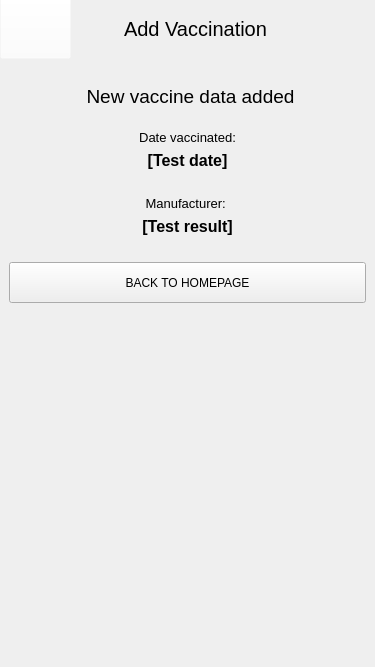
<?xml version="1.0" encoding="UTF-8"?>
<ui version="4.0">
 <class>AddVaccination</class>
 <widget class="QWidget" name="AddVaccination">
  <property name="geometry">
   <rect>
    <x>0</x>
    <y>0</y>
    <width>375</width>
    <height>667</height>
   </rect>
  </property>
  <property name="windowTitle">
   <string>Form</string>
  </property>
  <widget class="QLabel" name="lbl_topBar">
   <property name="geometry">
    <rect>
     <x>0</x>
     <y>-20</y>
     <width>381</width>
     <height>91</height>
    </rect>
   </property>
   <property name="text">
    <string/>
   </property>
   <property name="pixmap">
    <pixmap resource="resources.qrc">:/images/topBar.png</pixmap>
   </property>
  </widget>
  <widget class="QStackedWidget" name="stackedWidget">
   <property name="geometry">
    <rect>
     <x>0</x>
     <y>60</y>
     <width>375</width>
     <height>476</height>
    </rect>
   </property>
   <property name="currentIndex">
    <number>1</number>
   </property>
   <widget class="QWidget" name="page">
    <widget class="QLabel" name="lbl_dateOfTest">
     <property name="geometry">
      <rect>
       <x>24</x>
       <y>40</y>
       <width>331</width>
       <height>17</height>
      </rect>
     </property>
     <property name="font">
      <font>
       <family>Arial</family>
       <pointsize>9</pointsize>
       <bold>false</bold>
      </font>
     </property>
     <property name="inputMethodHints">
      <set>Qt::ImhNone</set>
     </property>
     <property name="text">
      <string>Date of vaccination (DD/MM/YY)</string>
     </property>
    </widget>
    <widget class="QSpinBox" name="spinBox_YY">
     <property name="geometry">
      <rect>
       <x>142</x>
       <y>70</y>
       <width>61</width>
       <height>30</height>
      </rect>
     </property>
     <property name="font">
      <font>
       <family>Arial</family>
       <pointsize>14</pointsize>
      </font>
     </property>
     <property name="minimum">
      <number>21</number>
     </property>
     <property name="maximum">
      <number>23</number>
     </property>
     <property name="value">
      <number>21</number>
     </property>
    </widget>
    <widget class="QSpinBox" name="spinBox_DD">
     <property name="geometry">
      <rect>
       <x>20</x>
       <y>70</y>
       <width>61</width>
       <height>30</height>
      </rect>
     </property>
     <property name="font">
      <font>
       <family>Arial</family>
       <pointsize>14</pointsize>
      </font>
     </property>
     <property name="minimum">
      <number>1</number>
     </property>
     <property name="maximum">
      <number>31</number>
     </property>
    </widget>
    <widget class="QPushButton" name="btn_submit">
     <property name="geometry">
      <rect>
       <x>20</x>
       <y>265</y>
       <width>330</width>
       <height>50</height>
      </rect>
     </property>
     <property name="minimumSize">
      <size>
       <width>0</width>
       <height>41</height>
      </size>
     </property>
     <property name="font">
      <font>
       <family>Arial</family>
      </font>
     </property>
     <property name="text">
      <string>SUBMIT</string>
     </property>
    </widget>
    <widget class="QSpinBox" name="spinBox_MM">
     <property name="geometry">
      <rect>
       <x>81</x>
       <y>70</y>
       <width>61</width>
       <height>30</height>
      </rect>
     </property>
     <property name="font">
      <font>
       <family>Arial</family>
       <pointsize>14</pointsize>
      </font>
     </property>
     <property name="minimum">
      <number>1</number>
     </property>
     <property name="maximum">
      <number>12</number>
     </property>
    </widget>
    <widget class="QComboBox" name="comboBox">
     <property name="geometry">
      <rect>
       <x>21</x>
       <y>170</y>
       <width>330</width>
       <height>41</height>
      </rect>
     </property>
     <property name="minimumSize">
      <size>
       <width>330</width>
       <height>41</height>
      </size>
     </property>
     <property name="font">
      <font>
       <family>Arial</family>
       <pointsize>14</pointsize>
      </font>
     </property>
     <item>
      <property name="text">
       <string>Pfizer-BioNTech</string>
      </property>
     </item>
     <item>
      <property name="text">
       <string>GlaxoSmithKline</string>
      </property>
     </item>
     <item>
      <property name="text">
       <string>Novavax</string>
      </property>
     </item>
    </widget>
    <widget class="QLabel" name="label_6">
     <property name="geometry">
      <rect>
       <x>25</x>
       <y>136</y>
       <width>133</width>
       <height>20</height>
      </rect>
     </property>
     <property name="text">
      <string>Select Manufacturer</string>
     </property>
    </widget>
   </widget>
   <widget class="QWidget" name="page_2">
    <layout class="QFormLayout" name="formLayout">
     <item row="0" column="1">
      <spacer name="verticalSpacer_3">
       <property name="orientation">
        <enum>Qt::Vertical</enum>
       </property>
       <property name="sizeType">
        <enum>QSizePolicy::Fixed</enum>
       </property>
       <property name="sizeHint" stdset="0">
        <size>
         <width>320</width>
         <height>10</height>
        </size>
       </property>
      </spacer>
     </item>
     <item row="2" column="1">
      <widget class="QLabel" name="label">
       <property name="font">
        <font>
         <family>Arial</family>
         <pointsize>14</pointsize>
         <italic>false</italic>
         <bold>false</bold>
        </font>
       </property>
       <property name="styleSheet">
        <string notr="true">font: 14pt &quot;Arial&quot;;</string>
       </property>
       <property name="text">
        <string>New vaccine data added</string>
       </property>
       <property name="alignment">
        <set>Qt::AlignCenter</set>
       </property>
      </widget>
     </item>
     <item row="3" column="1">
      <spacer name="verticalSpacer_5">
       <property name="orientation">
        <enum>Qt::Vertical</enum>
       </property>
       <property name="sizeType">
        <enum>QSizePolicy::Fixed</enum>
       </property>
       <property name="sizeHint" stdset="0">
        <size>
         <width>20</width>
         <height>10</height>
        </size>
       </property>
      </spacer>
     </item>
     <item row="4" column="0" colspan="2">
      <layout class="QVBoxLayout" name="verticalLayout">
       <item>
        <layout class="QHBoxLayout" name="horizontalLayout">
         <item>
          <widget class="QLabel" name="lbl_DoV">
           <property name="font">
            <font>
             <family>Arial</family>
             <pointsize>10</pointsize>
             <italic>false</italic>
             <bold>false</bold>
            </font>
           </property>
           <property name="styleSheet">
            <string notr="true">font: 10pt &quot;Arial&quot;;</string>
           </property>
           <property name="inputMethodHints">
            <set>Qt::ImhNone</set>
           </property>
           <property name="text">
            <string>Date vaccinated:</string>
           </property>
           <property name="alignment">
            <set>Qt::AlignCenter</set>
           </property>
          </widget>
         </item>
        </layout>
       </item>
       <item>
        <widget class="QLabel" name="lbl_displayVaxDate">
         <property name="font">
          <font>
           <family>Arial</family>
           <pointsize>12</pointsize>
           <italic>false</italic>
           <bold>true</bold>
          </font>
         </property>
         <property name="styleSheet">
          <string notr="true">font: 700 12pt &quot;Arial&quot;;</string>
         </property>
         <property name="inputMethodHints">
          <set>Qt::ImhNone</set>
         </property>
         <property name="text">
          <string>[Test date]</string>
         </property>
         <property name="alignment">
          <set>Qt::AlignCenter</set>
         </property>
         <property name="wordWrap">
          <bool>true</bool>
         </property>
        </widget>
       </item>
       <item>
        <spacer name="verticalSpacer">
         <property name="orientation">
          <enum>Qt::Vertical</enum>
         </property>
         <property name="sizeType">
          <enum>QSizePolicy::Fixed</enum>
         </property>
         <property name="sizeHint" stdset="0">
          <size>
           <width>20</width>
           <height>20</height>
          </size>
         </property>
        </spacer>
       </item>
       <item>
        <layout class="QHBoxLayout" name="horizontalLayout_2">
         <item>
          <widget class="QLabel" name="lbl_dM">
           <property name="font">
            <font>
             <family>Arial</family>
             <pointsize>10</pointsize>
             <italic>false</italic>
             <bold>false</bold>
            </font>
           </property>
           <property name="styleSheet">
            <string notr="true">font: 10pt &quot;Arial&quot;;</string>
           </property>
           <property name="inputMethodHints">
            <set>Qt::ImhNone</set>
           </property>
           <property name="text">
            <string>Manufacturer: </string>
           </property>
           <property name="alignment">
            <set>Qt::AlignCenter</set>
           </property>
          </widget>
         </item>
        </layout>
       </item>
       <item>
        <widget class="QLabel" name="lbl_displayVaxManuf">
         <property name="font">
          <font>
           <family>Arial</family>
           <pointsize>12</pointsize>
           <italic>false</italic>
           <bold>true</bold>
          </font>
         </property>
         <property name="styleSheet">
          <string notr="true">font: 700 12pt &quot;Arial&quot;;</string>
         </property>
         <property name="inputMethodHints">
          <set>Qt::ImhNone</set>
         </property>
         <property name="text">
          <string>[Test result]</string>
         </property>
         <property name="alignment">
          <set>Qt::AlignCenter</set>
         </property>
         <property name="wordWrap">
          <bool>true</bool>
         </property>
        </widget>
       </item>
       <item>
        <spacer name="verticalSpacer_7">
         <property name="orientation">
          <enum>Qt::Vertical</enum>
         </property>
         <property name="sizeType">
          <enum>QSizePolicy::Fixed</enum>
         </property>
         <property name="sizeHint" stdset="0">
          <size>
           <width>20</width>
           <height>20</height>
          </size>
         </property>
        </spacer>
       </item>
       <item>
        <widget class="QPushButton" name="btn_backToHome">
         <property name="minimumSize">
          <size>
           <width>0</width>
           <height>41</height>
          </size>
         </property>
         <property name="text">
          <string>BACK TO HOMEPAGE</string>
         </property>
        </widget>
       </item>
      </layout>
     </item>
    </layout>
   </widget>
   <widget class="QWidget" name="page_3">
    <widget class="QTableView" name="tableView_test">
     <property name="geometry">
      <rect>
       <x>20</x>
       <y>110</y>
       <width>331</width>
       <height>381</height>
      </rect>
     </property>
    </widget>
    <widget class="QLabel" name="label_visualisingUserPID">
     <property name="geometry">
      <rect>
       <x>30</x>
       <y>60</y>
       <width>331</width>
       <height>20</height>
      </rect>
     </property>
     <property name="text">
      <string>Hidden page for visualising db</string>
     </property>
    </widget>
   </widget>
  </widget>
  <widget class="QLabel" name="lbl_QRRequests_2">
   <property name="geometry">
    <rect>
     <x>70</x>
     <y>-2</y>
     <width>251</width>
     <height>61</height>
    </rect>
   </property>
   <property name="styleSheet">
    <string notr="true">color:black;
font-size:20px;
font-family:arial;</string>
   </property>
   <property name="text">
    <string>Add Vaccination</string>
   </property>
   <property name="alignment">
    <set>Qt::AlignCenter</set>
   </property>
  </widget>
  <widget class="QPushButton" name="btn_backToAdminHome">
   <property name="geometry">
    <rect>
     <x>0</x>
     <y>-2</y>
     <width>71</width>
     <height>61</height>
    </rect>
   </property>
   <property name="styleSheet">
    <string notr="true">image: url(:/images/backArrow2.png);
background-color: rgba(255, 255, 255, 0);</string>
   </property>
   <property name="text">
    <string/>
   </property>
  </widget>
 </widget>
 <resources>
  <include location="resources.qrc"/>
 </resources>
 <connections/>
</ui>
